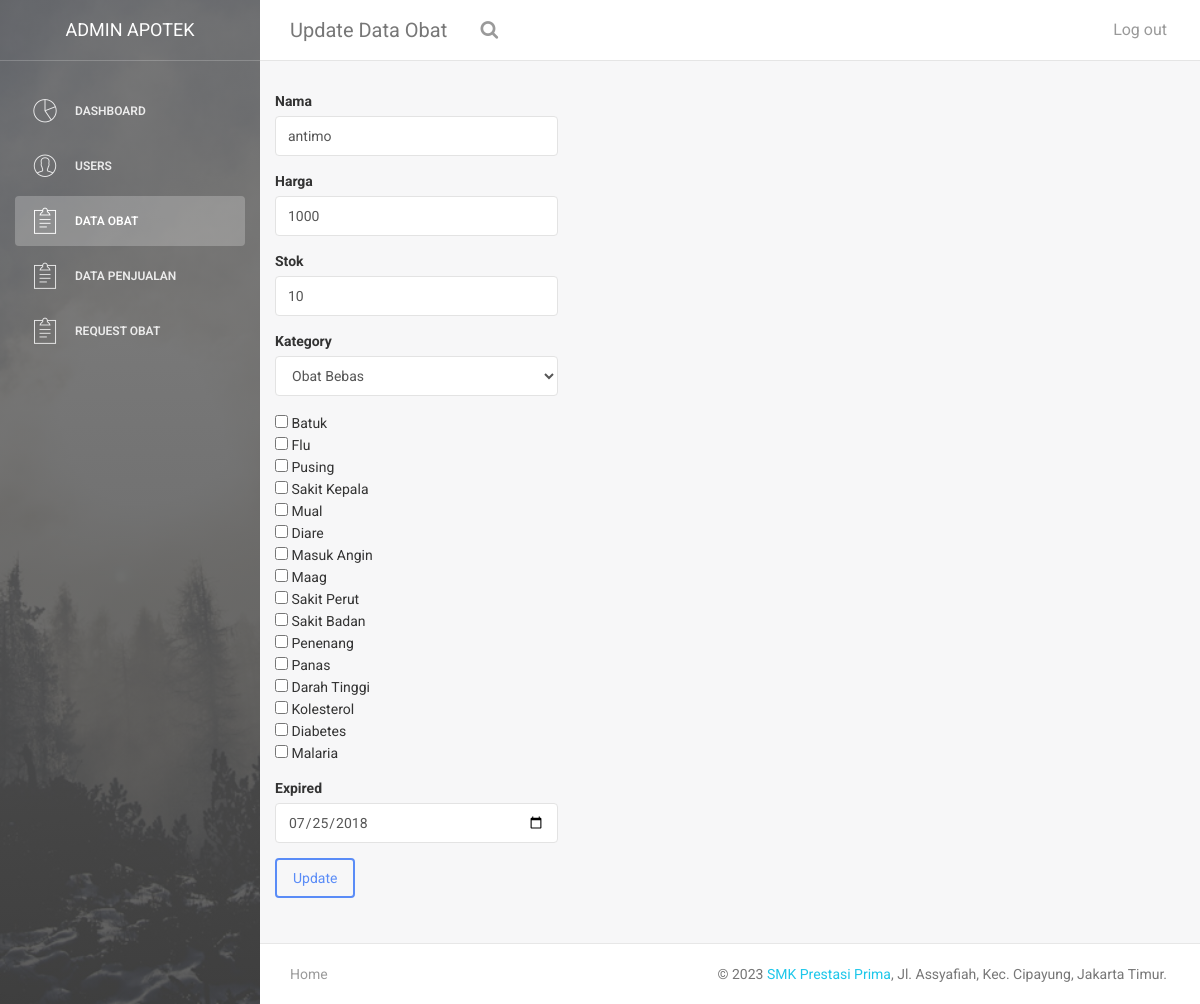
The app's page /update_obat.php?id=4 (signed in) with its own data.
### tables this page shows
CREATE TABLE `obat` (
  `id` int(11) NOT NULL,
  `nama` varchar(50) NOT NULL,
  `harga` int(11) NOT NULL,
  `stok` int(11) NOT NULL,
  `kategory` enum('obat bebas','obat bebas terbatas','obat keras','jamu','obat herbal terstandar','fitofarmaka') NOT NULL,
  `khasiat` varchar(255) NOT NULL,
  `expired` date NOT NULL
);

### functions/func_obat.php (called while the page is built, shortened)
<?php
	require 'config.php';
	function getData($sql){
		global $conn;
		$res = mysqli_query($conn, $sql);
		$rows = [];
		while ($row = mysqli_fetch_assoc($res)) {
			$rows[] = $row;
		}
		return $rows;
	}
 ?>

### update_obat.php (the view, shortened to what this page needs)
<?php
    require 'functions/func_obat.php';
    $id = $_GET['id'];
    $obat = getData("SELECT * FROM obat WHERE id = $id")[0];
    $checkked = explode(', ', $obat['khasiat']);
 ?>
<!doctype html>
<html lang="en">
<head>
    <link href="assets/css/bootstrap.min.css" rel="stylesheet" />
    <link href="assets/css/animate.min.css" rel="stylesheet"/>
    <link href="assets/css/light-bootstrap-dashboard.css?v=1.4.0" rel="stylesheet"/>
    <link href="assets/css/demo.css" rel="stylesheet" />
    <link href="http://maxcdn.bootstrapcdn.com/font-awesome/4.2.0/css/font-awesome.min.css" rel="stylesheet">
    <link href="assets/css/pe-icon-7-stroke.css" rel="stylesheet" />
</head>
<body>
<div class="wrapper">
    <div class="sidebar" data-color="black" data-image="assets/img/sidebar-5.jpg">
    	<div class="sidebar-wrapper">
            <div class="logo">
                <a href="#" class="simple-text">
                    <?php
                        if ($_SESSION['level'] == 'admin') {
                            echo "admin apotek";
                        } else if ($_SESSION['level'] == 'apoteker') {
                            echo "apoteker apotek";
                        } else if ($_SESSION['level'] == 'pegawai') {
                            echo "pegawai apotek";
                        }
                     ?>
                </a>
            </div>
            <ul class="nav">
            <?php if($_SESSION['level'] == 'apoteker' || $_SESSION['level'] == 'admin' || $_SESSION['level'] == 'pegawai') { ?>
                <li>
                    <a href="dashboard.php">
                        <i class="pe-7s-graph"></i>
                        <p>Dashboard</p>
                    </a>
                </li>
            <?php } ?>
            <?php if($_SESSION['level'] == 'admin') { ?>
                <li>
                    <a href="users.php">
                        <i class="pe-7s-user"></i>
                        <p>Users</p>
                    </a>
                </li>
            <?php } ?>
            <?php if($_SESSION['level'] == 'apoteker' || $_SESSION['level'] == 'admin' || $_SESSION['level'] == 'pegawai') { ?>
                <li class="active">
                    <a href="obat.php">
                        <i class="pe-7s-note2"></i>
                        <p>Data Obat</p>
                    </a>
                </li>
            <?php } ?>
            <?php if($_SESSION['level'] == 'pegawai' || $_SESSION['level'] == 'admin') { ?>
                <li>
                    <a href="penjualan.php">
                        <i class="pe-7s-note2"></i>
                        <p>Data Penjualan</p>
                    </a>
                </li>
            <?php } ?>
            <?php if($_SESSION['level'] == 'apoteker' || $_SESSION['level'] == 'admin') { ?>
                <li>
                    <a href="request_obat.php">
                        <i class="pe-7s-note2"></i>
                        <p>Request Obat</p> <?php  ?>
                    </a>
                </li>
            <?php } ?>
            </ul>
    	</div>
    </div>
    <div class="main-panel">
		<nav class="navbar navbar-default navbar-fixed">
            <div class="container-fluid">
                <div class="navbar-header">
                    <a class="navbar-brand" href="#">Update Data Obat</a>
                </div>
                <div class="collapse navbar-collapse">
                    <ul class="nav navbar-nav navbar-left">
                        <li>
                           <a href="">
                                <i class="fa fa-search"></i>
                            </a>
                        </li>
                    </ul>
                    <ul class="nav navbar-nav navbar-right">
                        <li>
                            <a href="logout.php">
                                <p>Log out</p>
                            </a>
                        </li>
                    </ul>
                </div>
            </div>
        </nav>
        <div class="content">
                <div class="row">
                    <div class="col-md-4">
                        <form action="" method="post">
                    <div class="form-group">
                        <label>Nama</label>
                        <input value="<?= $obat['nama'] ?>" name="nama" type="text" class="form-control" placeholder="Nama Obat .." autocomplete="off">
                    </div>
                    <div class="form-group">
                        <label>Harga</label>
                        <input value="<?= $obat['harga'] ?>" name="harga" type="text" class="form-control" placeholder="Harga Obat .." autocomplete="off">
                    </div>
                    <div class="form-group">
                        <label>Stok</label>
                        <input value="<?= $obat['stok'] ?>" name="stok" type="text" class="form-control" placeholder="Stok Obat .." autocomplete="off">
                    </div>
                    <div class="form-group">
                        <label>Kategory</label>
                        <select name="kategory" class="form-control">
                            <option>Obat Bebas</option>
                        </select>
                    </div>
                    <div class="form-group">
                        <input type="checkbox" name="khasiat[]" value="batuk" <?php in_array('batuk', $checkked) ? print "checked" : ""; ?> > Batuk <br>
                        <input type="checkbox" name="khasiat[]" value="flu" <?php in_array('flu', $checkked) ? print "checked" : ""; ?>> Flu <br>
                        <input type="checkbox" name="khasiat[]" value="pusing" <?php in_array('pusing', $checkked) ? print "checked" : ""; ?>> Pusing <br>
                        <input type="checkbox" name="khasiat[]" value="sakit kepala" <?php in_array('sakit kepala', $checkked) ? print "checked" : ""; ?>> Sakit Kepala <br>
                        <input type="checkbox" name="khasiat[]" value="mual" <?php in_array('mual', $checkked) ? print "checked" : ""; ?>> Mual <br>
                        <input type="checkbox" name="khasiat[]" value="diare" <?php in_array('diare', $checkked) ? print "checked" : ""; ?>> Diare <br>
                        <input type="checkbox" name="khasiat[]" value="masuk angin" <?php in_array('masuk angin', $checkked) ? print "checked" : ""; ?>> Masuk Angin <br>
                        <input type="checkbox" name="khasiat[]" value="maag" <?php in_array('maag', $checkked) ? print "checked" : ""; ?>> Maag <br>
                        <input type="checkbox" name="khasiat[]" value="sakit perut" <?php in_array('sakit perut', $checkked) ? print "checked" : ""; ?>> Sakit Perut <br>
                        <input type="checkbox" name="khasiat[]" value="sakit badan" <?php in_array('sakit badan', $checkked) ? print "checked" : ""; ?>> Sakit Badan <br>
                        <input type="checkbox" name="khasiat[]" value="penenang" <?php in_array('penenang', $checkked) ? print "checked" : ""; ?>> Penenang <br>
                        <input type="checkbox" name="khasiat[]" value="panas" <?php in_array('panas', $checkked) ? print "checked" : ""; ?>> Panas <br>
                        <input type="checkbox" name="khasiat[]" value="darah tinggi" <?php in_array('darah tinggi', $checkked) ? print "checked" : ""; ?>> Darah Tinggi <br>
                        <input type="checkbox" name="khasiat[]" value="kolesterol" <?php in_array('kolesterol', $checkked) ? print "checked" : ""; ?>> Kolesterol <br>
                        <input type="checkbox" name="khasiat[]" value="diabetes" <?php in_array('diabetes', $checkked) ? print "checked" : ""; ?>> Diabetes <br>
                        <input type="checkbox" name="khasiat[]" value="malaria" <?php in_array('malaria', $checkked) ? print "checked" : ""; ?>> Malaria
                    </div>
                    <div class="form-group">
                        <label>Expired</label>
                        <input value="<?= $obat['expired'] ?>" name="expired" type="date" class="form-control" placeholder="Tanggal Expired ..">
                    </div>
                    <div class="form-group">
                        <button type="submit" name="update" class="btn btn-primary">Update</button>
                    </div>
                </div>
                </div>
            </div>
        <footer class="footer">
            <div class="container-fluid">
                <nav class="pull-left">
                    <ul>
                        <li>
                            <a href="#">
                                Home
                            </a>
                        </li>
                    </ul>
                </nav>
                <p class="copyright pull-right">
                    &copy; <script>document.write(new Date().getFullYear())</script> <a href="https://smk.prestasiprima.sch.id/">SMK Prestasi Prima</a>, Jl. Assyafiah, Kec. Cipayung, Jakarta Timur.
                </p>
            </div>
        </footer>
    </div>
</div>
</body>
</html>

### records on screen
obat: nama "antimo", harga "1000", stok "10", expired "07/25/2018"
